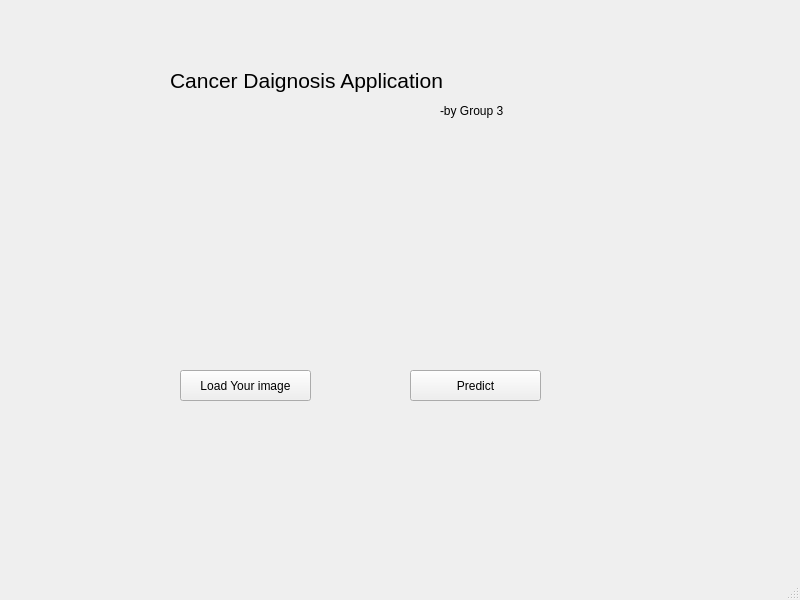
<?xml version="1.0" encoding="UTF-8"?>
<ui version="4.0">
 <class>mainWindow</class>
 <widget class="QMainWindow" name="mainWindow">
  <property name="geometry">
   <rect>
    <x>0</x>
    <y>0</y>
    <width>800</width>
    <height>600</height>
   </rect>
  </property>
  <property name="windowTitle">
   <string>MainWindow</string>
  </property>
  <widget class="QWidget" name="centralwidget">
   <widget class="QPushButton" name="loadimage">
    <property name="geometry">
     <rect>
      <x>180</x>
      <y>370</y>
      <width>131</width>
      <height>31</height>
     </rect>
    </property>
    <property name="text">
     <string>Load Your image</string>
    </property>
   </widget>
   <widget class="QLabel" name="label">
    <property name="geometry">
     <rect>
      <x>170</x>
      <y>50</y>
      <width>411</width>
      <height>61</height>
     </rect>
    </property>
    <property name="font">
     <font>
      <pointsize>16</pointsize>
     </font>
    </property>
    <property name="text">
     <string>Cancer Daignosis Application</string>
    </property>
   </widget>
   <widget class="QPushButton" name="predict">
    <property name="geometry">
     <rect>
      <x>410</x>
      <y>370</y>
      <width>131</width>
      <height>31</height>
     </rect>
    </property>
    <property name="text">
     <string>Predict</string>
    </property>
   </widget>
   <widget class="QLabel" name="label_2">
    <property name="geometry">
     <rect>
      <x>180</x>
      <y>140</y>
      <width>351</width>
      <height>211</height>
     </rect>
    </property>
    <property name="text">
     <string/>
    </property>
   </widget>
   <widget class="QLabel" name="label_3">
    <property name="geometry">
     <rect>
      <x>440</x>
      <y>100</y>
      <width>91</width>
      <height>21</height>
     </rect>
    </property>
    <property name="text">
     <string>-by Group 3</string>
    </property>
   </widget>
  </widget>
  <widget class="QMenuBar" name="menubar">
   <property name="geometry">
    <rect>
     <x>0</x>
     <y>0</y>
     <width>800</width>
     <height>26</height>
    </rect>
   </property>
  </widget>
  <widget class="QStatusBar" name="statusbar"/>
 </widget>
 <resources/>
 <connections/>
 <slots>
  <slot>openAnWindow()</slot>
  <slot>predictImage()</slot>
 </slots>
</ui>
